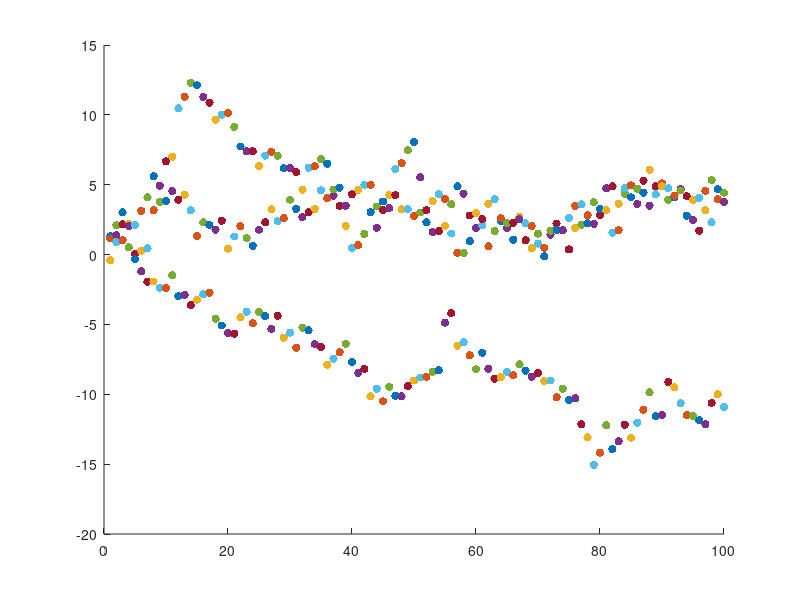

This figure's MATLAB source:
init = 1;
lPt = init;
lPt1 = lPt;
lPt2 = lPt;
UL = 5;
LL = 0;
for k = 1:100
pd = makedist('Normal','mu',lPt,'sigma',1);
pd1 = makedist('Normal','mu',lPt1,'sigma',1);
pd2 = makedist('Normal','mu',lPt2,'sigma',1);
nPt = random(pd);
nPt1 = random(pd1);
while(nPt1 < LL || nPt1 > UL)
    nPt1 = random(pd1);
end
nPt2 = random(pd2);
scatter(k,nPt,'filled','b')
hold on
scatter(k,nPt1,'filled','r')
scatter(k,nPt2,'filled','g')
lPt = nPt;
lPt1 = nPt1;
lPt2 = nPt2;

end